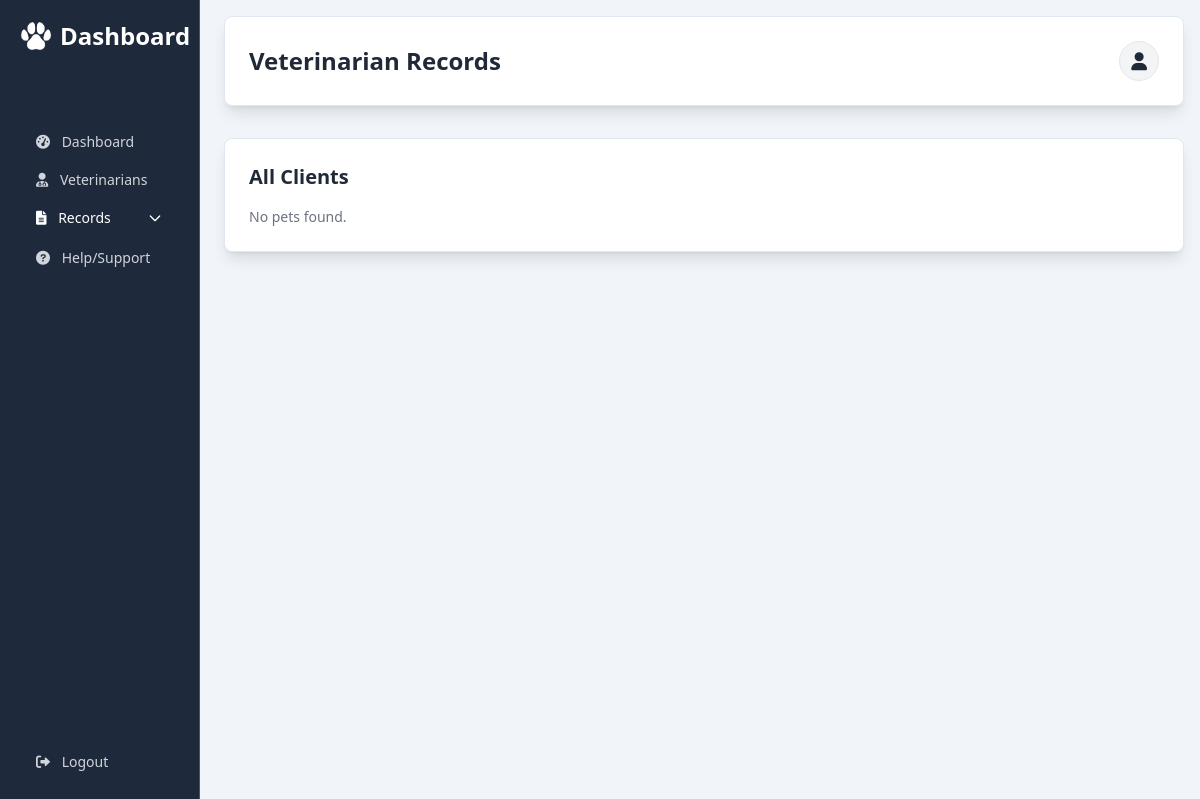
The page /admin/records/veterinarian-records.php on the database as committed earlier.
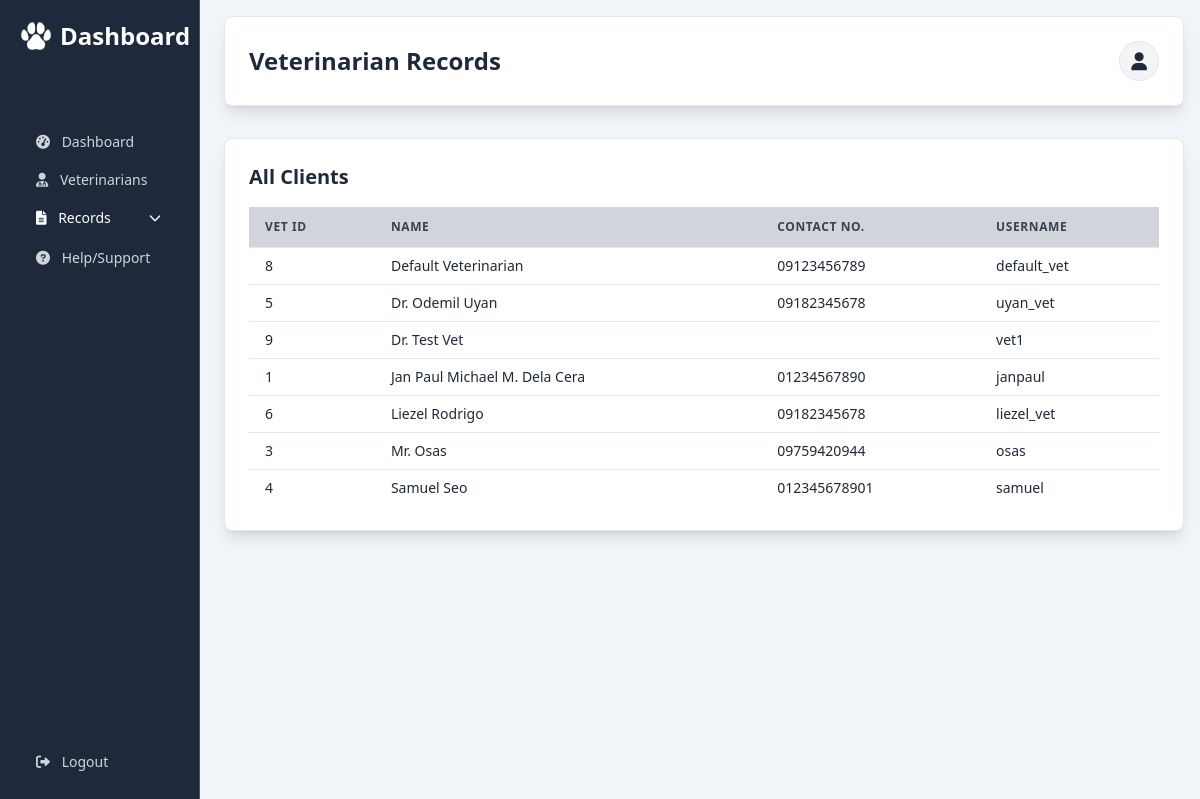
The same page on the database as committed later.
### tables this page shows
CREATE TABLE `veterinarian` (
  `vet_id` int(11) NOT NULL,
  `vet_name` varchar(100) DEFAULT NULL,
  `vet_contact_number` varchar(15) DEFAULT NULL,
  `vet_username` varchar(50) DEFAULT NULL,
  `vet_password` varchar(100) DEFAULT NULL
);

### admin/record-handler.php (called while the page is built, shortened)
<?php
function getVeterinarians($pdo)
{
    try {
        $stmt = $pdo->prepare("SELECT * FROM Veterinarian ORDER BY vet_name ASC");
        $stmt->execute();
        return $stmt->fetchAll(PDO::FETCH_ASSOC);
    } catch (PDOException $e) {
        global $error;
        $error = "Database error: " . $e->getMessage();
        return [];
    }
}

### admin/records/veterinarian-records.php (the view, shortened to what the changed rows need)
<?php
require_once '../record-handler.php';
?>
<!DOCTYPE html>
<html lang="en">
<head>
    <script src="https://cdn.tailwindcss.com"></script>
    <link rel="stylesheet" href="https://cdnjs.cloudflare.com/ajax/libs/font-awesome/6.0.0/css/all.min.css">
</head>
<body class="bg-slate-100 min-h-screen text-gray-800">
    <aside id="sidebar" class="fixed inset-y-0 left-0 w-[200px] bg-slate-800 text-white p-5 transform -translate-x-full lg:translate-x-0 transition-transform duration-300 ease-in-out z-40 flex flex-col border-r border-slate-600">
        <div class="flex items-center justify-between mb-6">
            <h2 class="text-xl lg:text-2xl font-semibold flex items-center gap-2">
                <img src="/image/MainIconWhite.png" alt="Dashboard" class="w-6 lg:w-8">
                <span class="md:inline">Dashboard</span>
            </h2>
        </div>
    </aside>
    <div class="ml-0 lg:ml-52 p-4 pt-16 lg:pt-4">
        <header class="bg-white shadow-lg rounded-lg text-gray-800 py-4 mb-6 lg:mb-8 p-4 lg:p-6 border border-slate-200">
            <div class="flex justify-between items-center">
                <h1 class="text-xl lg:text-2xl font-bold">Veterinarian Records</h1>
            </div>
        </header>
        <div class="grid grid-cols-1 gap-6">
            <div class="bg-white p-4 lg:p-6 rounded-lg shadow-lg border border-slate-200 hover:border-indigo-400 transition-colors mb-6">
                <h3 class="text-lg lg:text-xl font-semibold text-gray-800 mb-4">All Clients</h3>
                <?php
                $vets = getVeterinarians($pdo);
                if (isset($error) && !empty($error)) {
                    echo "<p class='text-red-500 text-sm'>Error: $error</p>";
                } elseif (!empty($vets) && is_array($vets)) {
                ?>
                    <div class="table-container overflow-x-auto">
                        <table class="min-w-full divide-y divide-slate-200">
                            <thead class="bg-gray-300">
                                <tr>
                                    <th class="px-4 py-3 text-left text-xs text-gray-700 uppercase tracking-wider">Vet Id</th>
                                    <th class="px-4 py-3 text-left text-xs text-gray-700 uppercase tracking-wider">Name</th>
                                    <th class="px-4 py-3 text-left text-xs text-gray-700 uppercase tracking-wider">Contact No.</th>
                                    <th class="px-4 py-3 text-left text-xs text-gray-700 uppercase tracking-wider">username</th>
                                </tr>
                            </thead>
                            <tbody class="bg-white divide-y divide-slate-200">
                                <?php foreach ($vets as $vet): ?>
                                    <tr class="hover:bg-gray-50">
                                        <td class="px-4 py-2 text-sm text-gray-800"><?= htmlspecialchars($vet['vet_id'] ?? '') ?></td>
                                        <td class="px-4 py-2 text-sm text-gray-800"><?= htmlspecialchars($vet['vet_name'] ?? '') ?></td>
                                        <td class="px-4 py-2 text-sm text-gray-800"><?= htmlspecialchars($vet['vet_contact_number'] ?? '') ?></td>
                                        <td class="px-4 py-2 text-sm text-gray-800"><?= htmlspecialchars($vet['vet_username'] ?? '') ?></td>
                                    </tr>
                                <?php endforeach; ?>
                            </tbody>
                        </table>
                    </div>
                <?php } else { ?>
                    <p class="text-gray-500 text-sm">No pets found.</p>
                <?php } ?>
            </div>
        </div>
    </div>
</body>
</html>

Rows that differ between the two databases and show on the page:
added veterinarian: vet_id "8", vet_name "Default Veterinarian", vet_contact_number "09123456789", vet_username "default_vet"
added veterinarian: vet_id "5", vet_name "Dr. Odemil Uyan", vet_contact_number "09182345678", vet_username "uyan_vet"
added veterinarian: vet_id "9", vet_name "Dr. Test Vet", vet_username "vet1"
added veterinarian: vet_id "1", vet_name "Jan Paul Michael M. Dela Cera", vet_contact_number "01234567890", vet_username "janpaul"
added veterinarian: vet_id "6", vet_name "Liezel Rodrigo", vet_contact_number "09182345678", vet_username "liezel_vet"
added veterinarian: vet_id "3", vet_name "Mr. Osas", vet_contact_number "09759420944", vet_username "osas"
added veterinarian: vet_id "4", vet_name "Samuel Seo", vet_contact_number "012345678901", vet_username "samuel"
Other text that changed with them:
text no longer shown: "No pets found."
text now shown: "VET ID NAME CONTACT NO. USERNAME"
